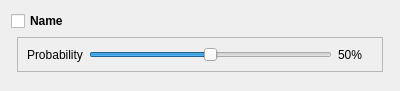
<?xml version="1.0" encoding="UTF-8"?>
<ui version="4.0">
 <class>SimpleProbabilityController</class>
 <widget class="QWidget" name="SimpleProbabilityController">
  <property name="geometry">
   <rect>
    <x>0</x>
    <y>0</y>
    <width>400</width>
    <height>91</height>
   </rect>
  </property>
  <property name="windowTitle">
   <string>Form</string>
  </property>
  <property name="whatsThis">
   <string>&lt;!DOCTYPE HTML PUBLIC &quot;-//W3C//DTD HTML 4.0//EN&quot; &quot;http://www.w3.org/TR/REC-html40/strict.dtd&quot;&gt;
&lt;html&gt;&lt;head&gt;&lt;meta name=&quot;qrichtext&quot; content=&quot;1&quot; /&gt;&lt;style type=&quot;text/css&quot;&gt;
p, li { white-space: pre-wrap; }
&lt;/style&gt;&lt;/head&gt;&lt;body style=&quot; font-family:'MS Shell Dlg 2'; font-size:8.25pt; font-weight:400; font-style:normal;&quot;&gt;
&lt;p style=&quot; margin-top:0px; margin-bottom:0px; margin-left:0px; margin-right:0px; -qt-block-indent:0; text-indent:0px;&quot;&gt;&lt;span style=&quot; font-size:12pt; font-weight:600; color:#000000;&quot;&gt;Simple Proba Mutation&lt;/span&gt;&lt;/p&gt;
&lt;p style=&quot;-qt-paragraph-type:empty; margin-top:0px; margin-bottom:0px; margin-left:0px; margin-right:0px; -qt-block-indent:0; text-indent:0px; font-size:12pt; font-weight:600;&quot;&gt;&lt;/p&gt;
&lt;p style=&quot; margin-top:0px; margin-bottom:0px; margin-left:0px; margin-right:0px; -qt-block-indent:0; text-indent:0px;&quot;&gt;&lt;span style=&quot; font-size:8pt; font-weight:600;&quot;&gt;Probability&lt;/span&gt;&lt;/p&gt;
&lt;p style=&quot;-qt-paragraph-type:empty; margin-top:0px; margin-bottom:0px; margin-left:0px; margin-right:0px; -qt-block-indent:0; text-indent:0px; font-size:8pt;&quot;&gt;&lt;/p&gt;
&lt;p style=&quot; margin-top:0px; margin-bottom:0px; margin-left:0px; margin-right:0px; -qt-block-indent:0; text-indent:0px;&quot;&gt;&lt;span style=&quot; font-size:8pt;&quot;&gt;Probability of a specific mutation occurrence.&lt;/span&gt;&lt;/p&gt;&lt;/body&gt;&lt;/html&gt;</string>
  </property>
  <layout class="QGridLayout" name="gridLayout">
   <item row="0" column="0" colspan="3">
    <widget class="QCheckBox" name="cbName">
     <property name="font">
      <font>
       <weight>75</weight>
       <bold>true</bold>
      </font>
     </property>
     <property name="text">
      <string>Name</string>
     </property>
    </widget>
   </item>
   <item row="1" column="1">
    <widget class="QFrame" name="fForm">
     <property name="frameShape">
      <enum>QFrame::StyledPanel</enum>
     </property>
     <property name="frameShadow">
      <enum>QFrame::Raised</enum>
     </property>
     <layout class="QGridLayout" name="gridLayout_2">
      <item row="0" column="0">
       <widget class="QLabel" name="label">
        <property name="text">
         <string>Probability</string>
        </property>
       </widget>
      </item>
      <item row="0" column="1">
       <widget class="QSlider" name="sProbability">
        <property name="maximum">
         <number>1000</number>
        </property>
        <property name="value">
         <number>500</number>
        </property>
        <property name="sliderPosition">
         <number>500</number>
        </property>
        <property name="orientation">
         <enum>Qt::Horizontal</enum>
        </property>
       </widget>
      </item>
      <item row="0" column="2">
       <widget class="QLabel" name="lProbabilty">
        <property name="minimumSize">
         <size>
          <width>35</width>
          <height>0</height>
         </size>
        </property>
        <property name="text">
         <string>50%</string>
        </property>
       </widget>
      </item>
     </layout>
    </widget>
   </item>
   <item row="2" column="1">
    <spacer name="verticalSpacer_3">
     <property name="orientation">
      <enum>Qt::Vertical</enum>
     </property>
     <property name="sizeHint" stdset="0">
      <size>
       <width>50</width>
       <height>22</height>
      </size>
     </property>
    </spacer>
   </item>
  </layout>
 </widget>
 <resources/>
 <connections/>
</ui>
